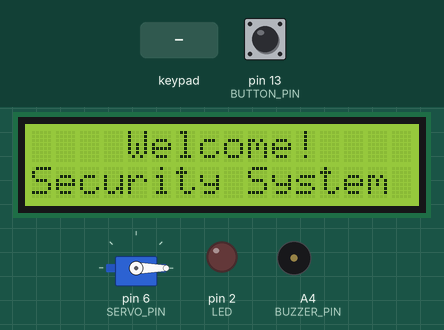
A sketch run on a simulated Arduino Uno, built with avr-gcc and run on an emulated ATmega328P. Parts: 16×2 character LCD, servo, output pins drawn as LEDs (lit = HIGH), buzzer (waves = sounding). Inputs (shaded band) come from the test bench; at power-on: pin 13 (BUTTON_PIN) LOW.

Above: at 2.5 s.
At 4.2 s:
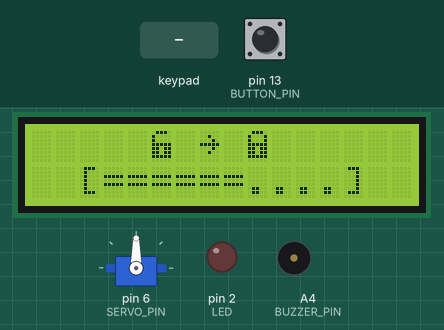
4.3 s: keypad keys 1 7 2 1 pressed 0.4 s apart
At 10.7 s:
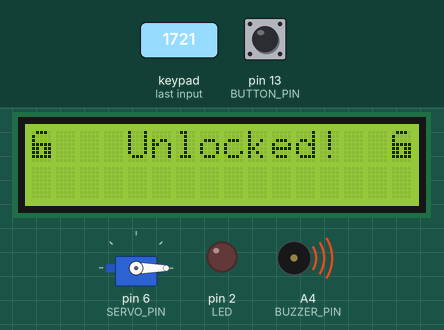
13.0 s: key '1' pressed
15.7 s: keypad keys 1 7 2 1 # pressed 0.4 s apart
At 21.1 s:
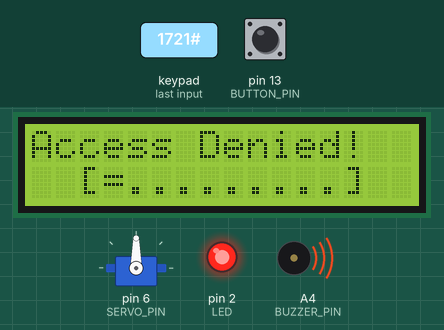
Timing chart, 0 to 32.1 s (numbered marks = the images above; inputs shaded):
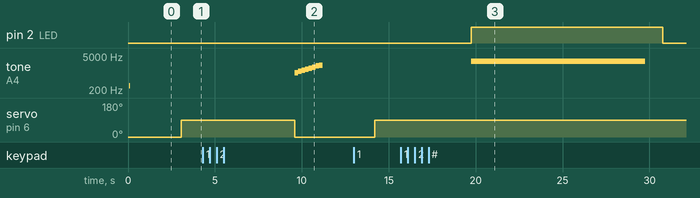

Measured:
- after the input at 4.3 s, tone on A4 (BUZZER_PIN): plays 1047 Hz for 0.20 s, 1175 Hz for 0.20 s, 1319 Hz for 0.20 s, 1397 Hz for 0.20 s, 1568 Hz for 0.20 s, 1760 Hz for 0.20 s … (8 notes in this stretch), starting after 5.3 s; servo on pin 6 (SERVO_PIN): 90° → 0° after 5.3 s
- after the input at 15.7 s, pin 2 (LED): LOW → HIGH after 4.0 s, → LOW 11.0 s later; tone on A4 (BUZZER_PIN): silent → 3000 Hz after 4.1 s, → silent 10.0 s later; the display: first differs from a run without the input after 0.70 s (image 3 shows a later state)
- what the display in image 0 shows lasts 0.6 s, from 2.5 s to 3.1 s

The sketch:

sketch.ino
```cpp
#include <LiquidCrystal.h>
#include <Keypad.h>
#include <Servo.h>
#include "icons.h"
#define NOTE_C6 1047
#define NOTE_D6 1175
#define NOTE_E6 1319
#define NOTE_F6 1397
#define NOTE_G6 1568
#define NOTE_A6 1760
#define NOTE_B6 1976
#define NOTE_C7 2093
int j = 10000;
const int LED = 2;
const int SERVO_PIN = 6;
const int SERVO_UNLOCK_POS = 0;
const int SERVO_LOCK_POS = 90;
const int BUTTON_PIN = 13;
const int BUZZER_PIN = A4;
int maz = 0;
const int PIR_PIN = 1;
int enteredPassword;
bool look = false;
const int PASSWORD = 1721;
int PirRead;
Servo lockServo;
LiquidCrystal lcd(12, 11, 10, 9, 8, 7);
const byte KEYPAD_ROWS = 4;
const byte KEYPAD_COLS = 4;
byte rowPins[KEYPAD_ROWS] = {5, 4, 3, A5};
byte colPins[KEYPAD_COLS] = {A3, A2, A1, A0};
char keys[KEYPAD_ROWS][KEYPAD_COLS] = {
  {'1', '2', '3', 'A'},
  {'4', '5', '6', 'B'},
  {'7', '8', '9', 'C'},
  {'*', '0', '#', 'D'}
};
Keypad keypad = Keypad(makeKeymap(keys), rowPins, colPins, KEYPAD_ROWS, KEYPAD_COLS);

void lock() {
  lockServo.write(SERVO_LOCK_POS);

}

void unlock() {
  lockServo.write(SERVO_UNLOCK_POS);
}

void setup() {
  pinMode(BUTTON_PIN, INPUT);
  pinMode(PIR_PIN, INPUT);
  pinMode(BUZZER_PIN, OUTPUT);
  pinMode(LED, OUTPUT);
  lcd.begin(16, 2);
  init_icons(lcd);
  lockServo.attach(SERVO_PIN);
  Serial.begin(9600);
  unlock();
  tone(BUZZER_PIN,300,30);
  showStartupMessage();
  if (look == true) {
    lock();
  } else {
    unlock();
  }
}

void loop() {
  if (look == true)
  {
    safeLockedLogic();
  }
  else
  {
    safeUnlockedLogic();
  }
}

void showStartupMessage() {
  lcd.setCursor(4, 0);
  lcd.print("Welcome!");
  delay(1000);
  lcd.setCursor(0, 2);
  String message = "Security System";
  for (byte i = 0; i < message.length(); i++) {
    lcd.print(message[i]);
    delay(100);
  }
  delay(500);
}
void safeLockedLogic() {
  look = false;
  lcd.clear();
  lcd.setCursor(0, 0);
  lcd.write(ICON_LOCKED_CHAR);
  lcd.print(" Safe Locked! ");
  lcd.write(ICON_LOCKED_CHAR);
  String input = inputSecretCode();
  enteredPassword = input.toInt();
  showWaitScreen(200);
  if (enteredPassword == PASSWORD || maz == 1)
  {
    showUnlockMessage();
    unlock();
    successful();
     maz = 0;
    delay(3000);
    lock();
  }
  else if(maz == 3)
  {
    j = 10000;
    wrong();
  }
  else
  {
      wrong();
  }
}
void safeUnlockedLogic() {
    lcd.clear();
    lcd.setCursor(5, 0);
    lcd.write(ICON_UNLOCKED_CHAR);
    lcd.print(" ");
    lcd.write(ICON_RIGHT_ARROW);
    lcd.print(" ");
    lcd.write(ICON_LOCKED_CHAR);
    look = true;
    lock();
    digitalWrite(LED,LOW);
    showWaitScreen(100);

}
String inputSecretCode() {
  lcd.setCursor(5, 1);
  lcd.print("[____]");
  lcd.setCursor(6, 1);
  String result = "";
  while (result.length() < 4 )
  {
    PirRead = digitalRead(PIR_PIN);
    if(PirRead == HIGH)
    {
      maz = 3;
      break;
    }
    if(digitalRead(BUTTON_PIN)==HIGH)
    {
    maz = 1;
    break;

    }
    char key = keypad.getKey();
    if (key >= '0' && key <= '9') {
      lcd.print('*');
      result += key;
    }
  }
  return result;
}

void showWaitScreen(int delayMillis)
{
  lcd.setCursor(2, 1);
  lcd.print("[..........]");
  lcd.setCursor(3, 1);
  for (byte i = 0; i < 10; i++) {
    delay(delayMillis);
    lcd.print("=");
    delay(100);
  }
}
void showUnlockMessage() {
  lcd.clear();
  lcd.setCursor(0, 0);
  lcd.write(ICON_UNLOCKED_CHAR);
  lcd.setCursor(4, 0);
  lcd.print("Unlocked!");
  lcd.setCursor(15, 0);
  lcd.write(ICON_UNLOCKED_CHAR);
  delay(1000);
}
void successful() {
  tone(BUZZER_PIN, NOTE_C6);
  delay(200);
  tone(BUZZER_PIN, NOTE_D6);
  delay(200);
  tone(BUZZER_PIN, NOTE_E6);
  delay(200);
  tone(BUZZER_PIN, NOTE_F6);
  delay(200);
  tone(BUZZER_PIN, NOTE_G6);
  delay(200);
  tone(BUZZER_PIN, NOTE_A6);
  delay(200);
  tone(BUZZER_PIN, NOTE_B6);
  delay(200);
  tone(BUZZER_PIN, NOTE_C7);
  delay(200);
  noTone(BUZZER_PIN);
}
void wrong()
{
    digitalWrite(LED,HIGH);
    lcd.clear();
    lcd.setCursor(0, 0);
    lcd.print("Access Denied!");
    tone(BUZZER_PIN,3000,j);
    showWaitScreen(1000);
}
```

icons.cpp
```cpp
// (licence header left out)
#include <Arduino.h>
#include "icons.h"

const byte iconLocked[8] PROGMEM = {
  0b01110,
  0b10001,
  0b10001,
  0b11111,
  0b11011,
  0b11011,
  0b11111,
};

const byte iconUnlocked[8] PROGMEM = {
  0b01110,
  0b10000,
  0b10000,
  0b11111,
  0b11011,
  0b11011,
  0b11111,
};

void init_icons(LiquidCrystal &lcd) {
  byte icon[8];
  memcpy_P(icon, iconLocked, sizeof(icon));
  lcd.createChar(ICON_LOCKED_CHAR, icon);
  memcpy_P(icon, iconUnlocked, sizeof(icon));
  lcd.createChar(ICON_UNLOCKED_CHAR, icon);
}
```

icons.h
```cpp
#ifndef ICONS_H
#define ICONS_H

#include <LiquidCrystal.h>

// Our custom icon numbers
#define ICON_LOCKED_CHAR   (byte)0
#define ICON_UNLOCKED_CHAR (byte)1

// This is a standard icon on the LCD1602 character set
#define ICON_RIGHT_ARROW   (byte)126

void init_icons(LiquidCrystal &lcd);

#endif /* ICONS_H */
```
